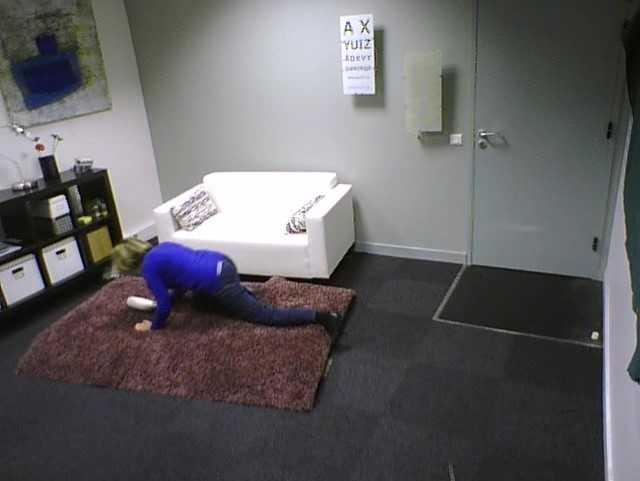
//> input picture data/TEST1.jpeg, 640 x 481 px
$ ./main data/TEST1.jpeg   (built with g++ and OpenCV 4)
//> lines starting //> are read from the running program, lines starting //| are printed output that depends on the picture
#include <opencv2/core.hpp>
#include <opencv2/highgui.hpp>
#include <opencv2/imgcodecs.hpp>
#include <opencv2/imgproc/imgproc.hpp>
#include <opencv2/highgui/highgui.hpp>
#include <opencv2/imgcodecs.hpp>
#include <opencv2/core/mat.hpp>
#include <opencv2/videoio.hpp>
#include <iostream>
#include <string>
#include <vector>

using namespace cv;
using namespace std;

const int CRITERE_HOMOGENEITE = 50;
const int CRITERE_SIMILARITE = 15;

//Région défini par un point au coordonnée (x,y), une largeur, une hauteur et une couleur
struct Region {
    int x;
    int y;
    int width;
    int height;
    int color;
};

//Fonction de comparaison de région
bool CompRegion(Region r1, Region r2) {
    if((r1.x == r2.x) && (r1.y == r2.y) ) {
         return true;
    } else {
        return false;
    }
}

//Fonction qui retourne la couleur d'une région (couleur moyenne de la région)
int colorRegion(Region r1, Mat src) {
    int totalcolor = 0;
    for(int i = r1.x ; i < r1.x + r1.width; i++)
    {
        for(int j = r1.y; j < r1.y + r1.height; j++)
        {
            int pixelcolor = src.at<Vec3b>(j,i)[0];
            totalcolor = totalcolor + pixelcolor;
        }
    }

    int totalpixel = r1.width*r1.height;
    return totalcolor / totalpixel;
}

//Fonction qui retourne la couleur du pixel ave le plus petit niveau de gris (minimum) de la région
int minColorRegion(Region r1, Mat src) {
    int mincolor = src.at<Vec3b>(r1.y,r1.x)[0];
    for(int i=r1.x ; i<r1.x + r1.width;i++) {
        for(int j=r1.y; j<r1.y+r1.height;j++) {
            int coloractu = src.at<Vec3b>(j,i)[0];
            if(coloractu < mincolor) {
                mincolor = src.at<Vec3b>(j,i)[0];
            }
        }
    }

    return mincolor;
}

//Fonction qui retourne la couleur du pixel avec le plus haut niveau de gris (maximum) de la région
int maxColorRegion(Region r1, Mat src) {
    int maxcolor = src.at<Vec3b>(r1.y,r1.x)[0];
    for(int i=r1.x; i < r1.x+r1.width;i++) {
        for(int j=r1.y; j < r1.y+r1.height;j++) {
            int coloractu = src.at<Vec3b>(j,i)[0];

            if(coloractu > maxcolor) {
                maxcolor = src.at<Vec3b>(j,i)[0];
            }
        }
    }
    return maxcolor;
}

//Fonction qui retourne vrai si deux région sont similaire
//critère de similarité : différence de couleur entre les 2 régions
bool RegionSimilaire(Region r1, Region r2) {
    int diffcolor = abs(r2.color - r1.color);

    if(diffcolor < CRITERE_SIMILARITE) {
        return true;
    } else {
        return false;
    }
}

//Fonction qui retourne vrai si les régions en paramètres sont adjacentes
bool RegionAdjacent(Region region1, Region region2) {
    int x = max(0, min(region1.x + region1.width, region2.x + region2.width) - max(region1.x, region2.x)); //calcul le chevauchement en x (horizontal)
    int y = max(0, min(region1.y + region1.height, region2.y + region2.height) - max(region1.y, region2.y)); //calcul le chevauchement en y (vertical)
    bool xcolle =false;
    bool ycolle =false;
    if(region1.x + region1.width == region2.x) {
        xcolle = true;
    }
    if(region1.y + region1.height == region2.y) {
        ycolle = true;
    }
    //les régions sont adjacentes en x si x est supérieur à 0 et que y est égal à 0 et en y si x est égal à 0 et que y est supérieur à 0
    return (x > 0 && y == 0 && ycolle == true) || (x == 0 && y > 0 && xcolle == true);
}

//Fonction qui "split"/divise les régions en fonction d'un critère d'homogénéité
//critère d'homogénéité : différence entre le niveau de gris maximum et minimum au sein de la région
bool splitRegion(Region r, vector<Region> &VectorRegion, Mat &src, bool changement) {
    Region r1;
    Region r2;
    Region r3;
    Region r4;

    r1.x = r.x;
    r1.y= r.y;
    r1.width =r.width/2;
    r1.height=r.height/2;
    r1.color=colorRegion(r1,src);

    r2.x = r.x + r.width/2;
    r2.y= r.y;
    r2.width =r.width/2;
    r2.height=r.height/2;
    r2.color=colorRegion(r2,src);

    r3.x = r.x;
    r3.y= r.y + r.height/2;
    r3.width = r.width/2;
    r3.height= r.height/2;
    r3.color=colorRegion(r3,src);

    r4.x = r.x + r.width/2;
    r4.y= r.y + r.height/2;
    r4.width =r.width/2;
    r4.height=r.height/2;
    r4.color=colorRegion(r4,src);

    int position;
    int sizevector = VectorRegion.size();
    for(int i=0;i<sizevector;i++){
        if(CompRegion(r,VectorRegion[i])) {
        position = i;
        }
    }
    VectorRegion.erase(VectorRegion.begin()+ position);
    VectorRegion.insert(VectorRegion.begin()+ position, r1);
    VectorRegion.insert(VectorRegion.begin()+ position + 1, r2);
    VectorRegion.insert(VectorRegion.begin()+ position + 2, r3);
    VectorRegion.insert(VectorRegion.begin()+ position + 3, r4);

    if(changement) {
        if( ( (maxColorRegion(r1,src) - minColorRegion(r1,src) ) > CRITERE_HOMOGENEITE) && (r1.width> 5) && (r1.height>5) ) {
            splitRegion(r1,VectorRegion,src,true);
        }
        if(( (maxColorRegion(r2,src) - minColorRegion(r2,src) ) > CRITERE_HOMOGENEITE) && (r2.width> 5) && (r2.height>5)) {
            splitRegion(r2,VectorRegion,src,true);
        }
        if(( (maxColorRegion(r3,src) - minColorRegion(r3,src) ) > CRITERE_HOMOGENEITE) && (r3.width> 5) && (r3.height>5)) {
            splitRegion(r3,VectorRegion,src,true);
        }
        if(( (maxColorRegion(r4,src) - minColorRegion(r4,src) ) > CRITERE_HOMOGENEITE) && (r4.width> 5) && (r4.height>5)) {
            splitRegion(r4,VectorRegion,src,true);
        }
    }

    changement = false;
    return changement;
}

//Fonction qui retourne une nouvelle région qui est la fusion des deux régions passées en paramètre
Region MergeRegion(Region r1, Region r2, Mat &src) {
    Region fusion;
    fusion.x = min(r1.x,r2.x); //coordonnée du point du coin supérieur gauche
    fusion.y = min(r1.y,r2.y); //coordonnée du point du coin supérieur gauche
    fusion.width = max(r1.x + r1.width, r2.x + r2.width)-fusion.x; //coordonnée du point du coin inférieur droit
    fusion.height = max(r1.y + r1.height, r2.y + r2.height)-fusion.y; //coordonnée du point du coin inférieur droit
    fusion.color = colorRegion(fusion,src); //couleur moyenne de la région fusionnée
    return fusion;
}

//Procédure pour dessiner les régions, on parcourt la liste de vecteur et dessiner toutes les régions une à une
void dessinerRegion(Mat &src, vector<Region> VectorRegion, bool color, bool border) {
    srand((unsigned int)time(0));
    int sizevector = VectorRegion.size();
    for(int z = 0; z < sizevector; z++){
        Region r = VectorRegion[z];
        int randomblue = rand() % 255;
        int randomgreen = rand() % 255;
        int randomred = rand() % 255;
        for(int i = r.x ; i < r.x + r.width; i++) {
            for(int j = r.y; j <= r.y + r.height; j++) {
                if(color) {
                    src.at<Vec3b>(j,i)[0] = randomblue; //blue
                    src.at<Vec3b>(j,i)[1] = randomgreen; //green
                    src.at<Vec3b>(j,i)[2] = randomred; //red
                } else {
                    src.at<Vec3b>(j,i)[0] = r.color;
                    src.at<Vec3b>(j,i)[1] = r.color;
                    src.at<Vec3b>(j,i)[2] = r.color;
                }
            }
        }
        if(border) {
            for(int i = r.x ; i <= r.x + r.width; i++) {
                for(int j = r.y; j <= r.y + r.height; j++) {
                    if(i == r.x || i == r.x + r.width) {
                        src.at<Vec3b>(j,i)[0] = 0;
                        src.at<Vec3b>(j,i)[1] = 0;
                        src.at<Vec3b>(j,i)[2] = 255;
                    }
                    if(j == r.y || j == r.y + r.height) {
                        src.at<Vec3b>(j,i)[0] = 0;
                        src.at<Vec3b>(j,i)[1] = 0;
                        src.at<Vec3b>(j,i)[2] = 255;
                    }
                }
            }
        }
    }
}

int main( int argc, char** argv )
{
    //CommandLineParser parser( argc, argv, "{@input | ../data/TEST1.jpeg | input image}" );
    CommandLineParser parser( argc, argv, "{@input | ../data/TEST2.jpeg | input image}" );

    Mat src = imread( samples::findFile( parser.get<String>( "@input" ) ), IMREAD_COLOR );
//> src is the input picture: 481 rows x 640 cols, CV_8UC3; mean B, G, R 100.3, 98.3, 100

    if( src.empty() )
    {
        cout << "Could not open or find the image!\n" << endl;
        cout << "Usage: " << argv[0] << " <Input image>" << endl;
        return -1;
    }

    //Valeur des dimensions de l'image
    int height = src.size[0];
//> height = 481
    int width = src.size[1];
//> width = 640

    Mat SplitandMerge;
    SplitandMerge.create(height,width,CV_8UC3);

    Mat Split;
    Split.create(height,width,CV_8UC3);

    //Vecteur qui va stocker les régions
    vector<Region> VectorRegion;

    //Région initial (image de base)
    Region initial;
    initial.x = 0;
    initial.y = 0;
    initial.width = width;
    initial.height = height;
    initial.color = colorRegion(initial,src);
//> the loop in colorRegion, `for(int i = r1.x ; i < r1.x + r1.width; i++)` made 640 passes
//> totalcolor on passes 1 to 3: 39887, 79570, 119159
//> after the loop in colorRegion, `for(int i = r1.x ; i < r1.x + r1.width; i++)`: totalcolor = 30875881
//> in colorRegion, `int totalpixel = r1.width*r1.height;`: totalpixel = 307840
//> initial.color = 100

    //Ajout de la région initial (image de base) dans le vecteur
    VectorRegion.push_back(initial);
//> VectorRegion = 1 item

    bool changement = splitRegion(initial,VectorRegion,src,true);
//> the loop in colorRegion (call 2), `for(int i = r1.x ; i < r1.x + r1.width; i++)` made 320 passes
//> totalcolor on passes 1 to 3: 26652, 52747, 78271
//> in splitRegion, `r1.color=colorRegion(r1,src);`: r1.color = 146
//> in splitRegion, `r2.color=colorRegion(r2,src);`: r2.color = 117
//> in splitRegion, `r3.color=colorRegion(r3,src);`: r3.color = 70
//> in splitRegion, `r4.color=colorRegion(r4,src);`: r4.color = 67
//> in splitRegion, `int sizevector = VectorRegion.size();`: sizevector = 1
//> the loop in splitRegion, `for(int i=0;i<sizevector;i++)` made 1 pass
//> in splitRegion, `VectorRegion.erase(VectorRegion.begin()+ position);`: VectorRegion = 0 items
//> in splitRegion, `VectorRegion.insert(VectorRegion.begin()+ position, r1);`: VectorRegion = 1 item
//> in splitRegion, `VectorRegion.insert(VectorRegion.begin()+ position + 1, r2);`: VectorRegion = 2 items
//> in splitRegion, `VectorRegion.insert(VectorRegion.begin()+ position + 2, r3);`: VectorRegion = 3 items
//> in splitRegion, `VectorRegion.insert(VectorRegion.begin()+ position + 3, r4);`: VectorRegion = 4 items
//> in maxColorRegion, `int maxcolor = src.at<Vec3b>(r1.y,r1.x)[0];`: maxcolor = 74
//> the loop in maxColorRegion, `for(int i=r1.x; i < r1.x+r1.width;i++)` made 320 passes
//> maxcolor on passes 1 to 3: 203, 203, 203
//> after the loop in maxColorRegion, `for(int i=r1.x; i < r1.x+r1.width;i++)`: maxcolor = 255
//> in minColorRegion, `int mincolor = src.at<Vec3b>(r1.y,r1.x)[0];`: mincolor = 74
//> the loop in minColorRegion, `for(int i=r1.x ; i<r1.x + r1.width;i++)` made 320 passes
//> mincolor on passes 1 to 3: 18, 15, 13
//> after the loop in minColorRegion, `for(int i=r1.x ; i<r1.x + r1.width;i++)`: mincolor = 0
//> the loop in splitRegion (call 2), `for(int i=0;i<sizevector;i++)` made 4 passes

    //Affichage de l'image après l'étape de division mais sans la fusion
    dessinerRegion(Split,VectorRegion,false,false);
//> after the loop in dessinerRegion, `for(int z = 0; z < sizevector; z++)`:
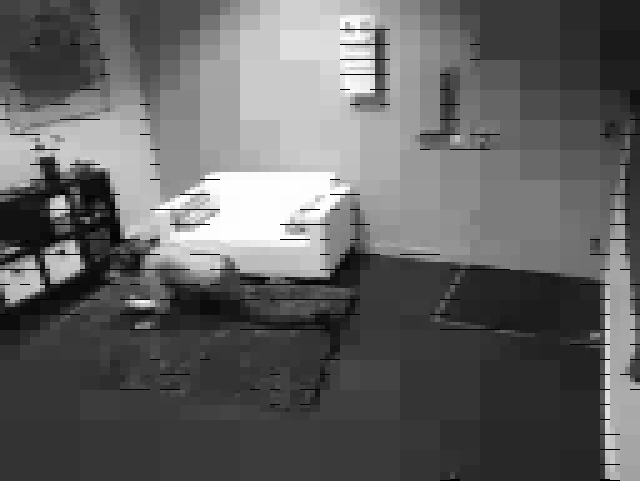
//> src: 481 rows x 640 cols, CV_8UC3; min 0, max 254, mean 98.6
    imshow("Split",Split);

    //si changement est false c'est qu'il n'y a plus de split en cours donc on peut lancer le processus de fusion
    while(!changement) {
        bool fini = false; //variable pour sortir de la boucle while
        int sizevector = VectorRegion.size();
        for(int i=0 ; i < sizevector; i++) {
            Region r1 = VectorRegion[i];
            for(int j=i+1 ; j < sizevector; j++) {
                Region r2 = VectorRegion[j];
                bool similaire = RegionSimilaire(r1,r2);
                bool adjacent = RegionAdjacent(r1,r2);

                if(adjacent && similaire) {
                    Region regionf = MergeRegion(r1,r2,src);
                    VectorRegion.erase(VectorRegion.begin() + j);
                    VectorRegion.erase(VectorRegion.begin() + i);
                    VectorRegion.insert(VectorRegion.begin() + i, regionf);
                    r1 = VectorRegion[i];
                    j--;
                }
            }
        }

        if (!fini) {
            break;
        }
    }
//> this loop made 1 pass

    //Affichage des différentes images
    dessinerRegion(SplitandMerge,VectorRegion,false,true);
//> call 2 of dessinerRegion, with color = false, border = true
//> after the loop in dessinerRegion (call 2), `for(int z = 0; z < sizevector; z++)`:
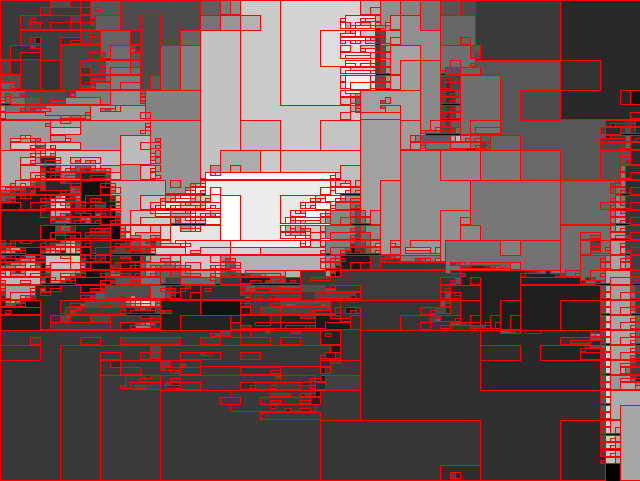
//> src: 481 rows x 640 cols, CV_8UC3; mean B, G, R 84.5, 84.5, 120.2
    imshow("SplitandMerge",SplitandMerge);

    imshow("Source",src);

    waitKey();
    return 0;
}
